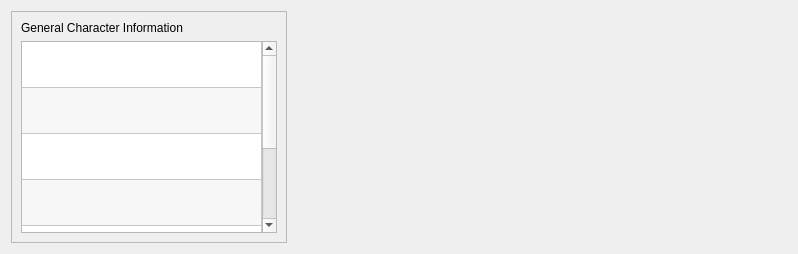
          <widget class="QWidget" name="tab">
           <attribute name="title">
            <string>General Information</string>
           </attribute>
           <attribute name="toolTip">
            <string>Contains general information about the character like his name, profession...</string>
           </attribute>
           <layout class="QHBoxLayout" name="horizontalLayout_4">
            <item>
             <widget class="QFrame" name="frame_2">
              <property name="frameShape">
               <enum>QFrame::StyledPanel</enum>
              </property>
              <property name="frameShadow">
               <enum>QFrame::Raised</enum>
              </property>
              <layout class="QVBoxLayout" name="verticalLayout_2">
               <item>
                <widget class="QLabel" name="label_5">
                 <property name="text">
                  <string>General Character Information</string>
                 </property>
                </widget>
               </item>
               <item>
                <widget class="QTableWidget" name="generalInfoTable">
                 <property name="alternatingRowColors">
                  <bool>true</bool>
                 </property>
                 <property name="cornerButtonEnabled">
                  <bool>false</bool>
                 </property>
                 <attribute name="horizontalHeaderVisible">
                  <bool>false</bool>
                 </attribute>
                 <attribute name="horizontalHeaderShowSortIndicator" stdset="0">
                  <bool>false</bool>
                 </attribute>
                 <attribute name="horizontalHeaderStretchLastSection">
                  <bool>true</bool>
                 </attribute>
                 <attribute name="verticalHeaderVisible">
                  <bool>false</bool>
                 </attribute>
                 <attribute name="verticalHeaderCascadingSectionResizes">
                  <bool>true</bool>
                 </attribute>
                 <attribute name="verticalHeaderDefaultSectionSize">
                  <number>46</number>
                 </attribute>
                 <attribute name="verticalHeaderMinimumSectionSize">
                  <number>20</number>
                 </attribute>
                 <attribute name="verticalHeaderShowSortIndicator" stdset="0">
                  <bool>false</bool>
                 </attribute>
                 <attribute name="verticalHeaderStretchLastSection">
                  <bool>false</bool>
                 </attribute>
                 <row>
                  <property name="text">
                   <string>Name: </string>
                  </property>
                 </row>
                 <row>
                  <property name="text">
                   <string>Surname: </string>
                  </property>
                 </row>
                 <row>
                  <property name="text">
                   <string>Species: </string>
                  </property>
                 </row>
                 <row>
                  <property name="text">
                   <string>Profession: </string>
                  </property>
                 </row>
                 <row>
                  <property name="text">
                   <string>Culture: </string>
                  </property>
                 </row>
                 <row>
                  <property name="text">
                   <string>Height: </string>
                  </property>
                 </row>
                 <row>
                  <property name="text">
                   <string>Weight: </string>
                  </property>
                 </row>
                 <column>
                  <property name="text">
                   <string/>
                  </property>
                 </column>
                </widget>
               </item>
              </layout>
             </widget>
            </item>
            <item>
             <spacer name="horizontalSpacer">
              <property name="orientation">
               <enum>Qt::Horizontal</enum>
              </property>
              <property name="sizeHint" stdset="0">
               <size>
                <width>500</width>
                <height>20</height>
               </size>
              </property>
             </spacer>
            </item>
           </layout>
          </widget>
